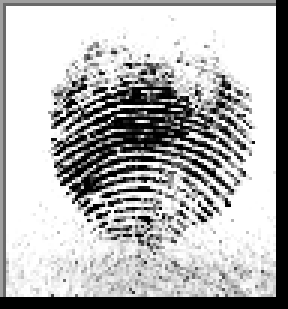
#> input picture IMG_PRUEBAS/575__M_Left_little_finger.BMP, 96 x 103 px (shown 3 times larger)
$ python -i Prueba.py   (imports and definitions only)
#> lines starting #> are read from the running program, lines starting #| are printed output that depends on the picture
#> further down, picture is the input picture: shape (103, 96, 3); min 0, max 255, mean 181.3
import os
import pywt
import cv2 as cv
import numpy as np
from numpy.linalg import norm
from datasets import load_dataset
import matplotlib.pyplot as plt

# [1 line not run here, left out]

# Nombre de clases
class_names = [
    'ANULAR_DER',
    'ANULAR_IZQ',
    'CORAZON_DER',
    'CORAZON_IZQ',
    'INDICE_DER',
    'INDICE_IZQ',
    'MEÑIQUE_DER',
    'MEÑIQUE_IZQ',
    'PULGAR_DER',
    'PULGAR_IZQ'
]

# Cargar datasets
# [1 line that did not run here, left out]

# Convertir imágenes a escala de grises
# [1 line that did not run here, left out]

# Función para extraer características
def extract_features(img):
    # Redimensionar para consistencia
    img = cv.resize(img, (128, 128))
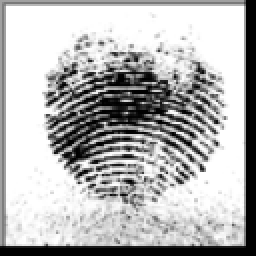
#> img: shape (128, 128, 3) (shown 2 times larger); min 0, max 255, mean 181.3

    # Wavelet
    coeffs = pywt.dwt2(img, 'db1')
    cA, (cH, cV, cD) = coeffs
    wavelet_features = cA.flatten()
#> wavelet_features = 16384 values, max 510 at index 388, min 0 at index 124, mean 362.6

    # Gabor
    g_kernel = cv.getGaborKernel((21, 21), 8.0, np.pi/4, 10.0, 0.5, 0, ktype=cv.CV_32F)
    gabor_response = cv.filter2D(img, cv.CV_8UC3, g_kernel)
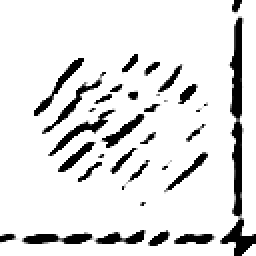
#> gabor_response: shape (128, 128, 3) (shown 2 times larger); min 0, max 255, mean 224.7
    gabor_features = gabor_response.flatten()

    # Fourier
    f_transform = np.fft.fft2(img)
    f_shift = np.fft.fftshift(f_transform)
    magnitude_spectrum = 20 * np.log(np.abs(f_shift) + 1)
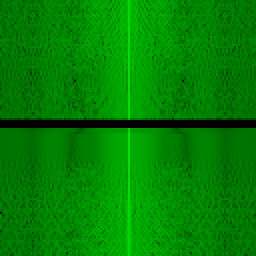
#> magnitude_spectrum: shape (128, 128, 3) float64 (shown 2 times larger); mean of channels 0, 1, 2 0, 131, 0; drawn as B, G, R
    fourier_features = magnitude_spectrum.flatten()

    # Concatenar todo
    features = np.concatenate([wavelet_features, gabor_features, fourier_features])
    return features

# Crear base de entrenamiento (primeras 300 imágenes de cada clase)
train_features = []
train_labels = []

# [5 lines not run here, left out]

train_features = np.array(train_features)

# Cargar imágenes de prueba desde la carpeta IMG_PRUEBAS
test_folder = 'IMG_PRUEBAS'
# Cargar datasets
# [1 line that did not run here, left out]
# [1 line that did not run here, left out]

# Convertir imágenes a escala de grises
# [1 line that did not run here, left out]

# Mostrar lista de imágenes disponibles
# [7 lines not run here, left out]
# [1 line that did not run here, left out]
# [1 line that did not run here, left out]

# Mostrar imagen seleccionada
# [4 lines not run here, left out]

# Clasificación
# [1 line that did not run here, left out]
dists = [norm(test_feats - train_feat) for train_feat in train_features]
# [1 line that did not run here, left out]
# [1 line that did not run here, left out]

# Resultado
# [2 lines not run here, left out]

>>> import cv2
>>> picture = cv2.cvtColor(cv2.imread('IMG_PRUEBAS/575__M_Left_little_finger.BMP'), cv2.COLOR_BGR2RGB)
>>> result = extract_features(picture)

$ run again, on IMG_PRUEBAS/586__M_Left_middle_finger.BMP
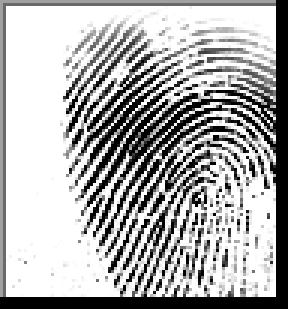
#> input picture IMG_PRUEBAS/586__M_Left_middle_finger.BMP, 96 x 103 px (shown 3 times larger)
#> picture is the input picture: shape (103, 96, 3); min 0, max 255, mean 173.5
#> in extract_features, `img = cv.resize(img, (128, 128))`:
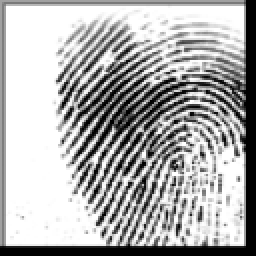
#> img: shape (128, 128, 3) (shown 2 times larger); min 0, max 255, mean 173.5
#> wavelet_features = 16384 values, max 510 at index 388, min 0 at index 124, mean 347.1
#> in extract_features, `magnitude_spectrum = 20 * np.log(np.abs(f_shift) + 1)`:
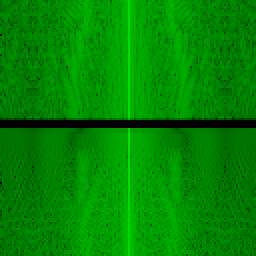
#> magnitude_spectrum: shape (128, 128, 3) float64 (shown 2 times larger); mean of channels 0, 1, 2 0, 135.7, 0; drawn as B, G, R

$ run again, on IMG_PRUEBAS/586__M_Right_middle_finger.BMP
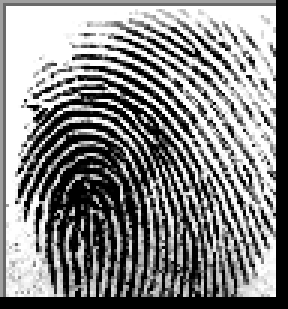
#> input picture IMG_PRUEBAS/586__M_Right_middle_finger.BMP, 96 x 103 px (shown 3 times larger)
#> picture is the input picture: shape (103, 96, 3); min 0, max 255, mean 134.3
#> in extract_features, `img = cv.resize(img, (128, 128))`:
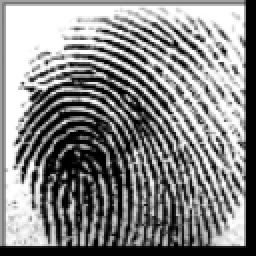
#> img: shape (128, 128, 3) (shown 2 times larger); min 0, max 255, mean 134.3
#> wavelet_features = 16384 values, max 510 at index 388, min 0 at index 124, mean 268.5
#> in extract_features, `magnitude_spectrum = 20 * np.log(np.abs(f_shift) + 1)`:
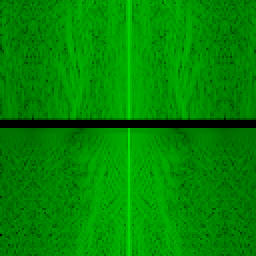
#> magnitude_spectrum: shape (128, 128, 3) float64 (shown 2 times larger); mean of channels 0, 1, 2 0, 136.9, 0; drawn as B, G, R

$ run again, on IMG_PRUEBAS/599__M_Left_middle_finger.BMP
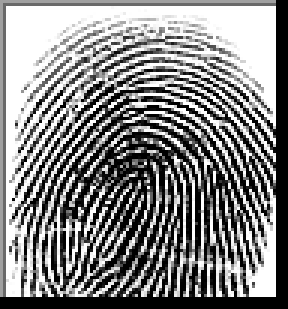
#> input picture IMG_PRUEBAS/599__M_Left_middle_finger.BMP, 96 x 103 px (shown 3 times larger)
#> picture is the input picture: shape (103, 96, 3); min 0, max 255, mean 134.1
#> in extract_features, `img = cv.resize(img, (128, 128))`:
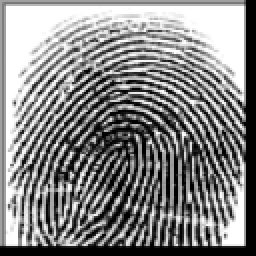
#> img: shape (128, 128, 3) (shown 2 times larger); min 0, max 255, mean 133.8
#> wavelet_features = 16384 values, max 510 at index 388, min 0 at index 124, mean 267.7
#> in extract_features, `magnitude_spectrum = 20 * np.log(np.abs(f_shift) + 1)`:
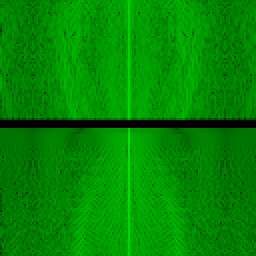
#> magnitude_spectrum: shape (128, 128, 3) float64 (shown 2 times larger); mean of channels 0, 1, 2 0, 136.8, 0; drawn as B, G, R
